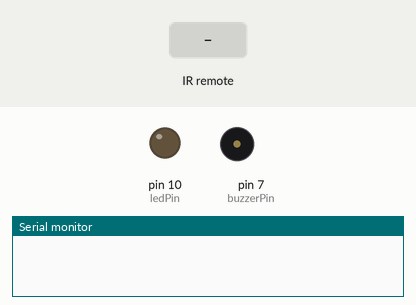
The sketch below on a simulated Arduino Uno, built with avr-gcc and run on an emulated ATmega328P. Parts: output pins drawn as LEDs (lit = HIGH), buzzer (waves = sounding), the last lines printed to the serial monitor. The inputs (shaded band) are chosen by the test bench.

Above: at 1.2 s.
1.3 s: infrared code 0xF30CFF00 received
At 1.99 s:
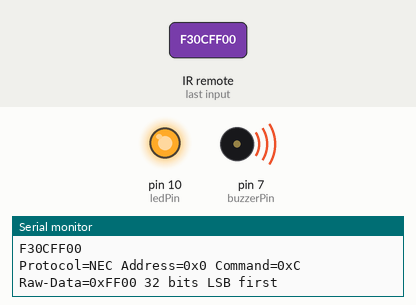
4.3 s: infrared code 0xE718FF00 received
7.3 s: infrared code 0xA15EFF00 received
Timing chart, 0 to 16.3 s (numbered marks = the images above; inputs shaded):
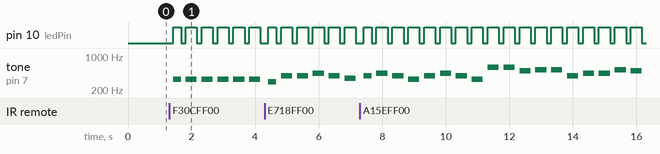

Measured:
- after the input at 1.3 s, pin 10 (ledPin): LOW → HIGH after 0.12 s, then repeats every 0.50 s: LOW 0.15 s, HIGH 0.35 s; tone on pin 7 (buzzerPin): silent → 330 Hz after 0.12 s, then repeats every 0.50 s: silent 0.15 s, 330 Hz 0.35 s

The sketch:

12_31_25_SPRINT_6_PROJECT_RED_NOSE_ARDUINO.ino
```cpp
#define IR_USE_AVR_TIMER1

#include <IRremote.h>


#define NOTE_B0  31
#define NOTE_C1  33
#define NOTE_CS1 35
#define NOTE_D1  37
#define NOTE_DS1 39
#define NOTE_E1  41
#define NOTE_F1  44
#define NOTE_FS1 46
#define NOTE_G1  49
#define NOTE_GS1 52
#define NOTE_A1  55
#define NOTE_AS1 58
#define NOTE_B1  62
#define NOTE_C2  65
#define NOTE_CS2 69
#define NOTE_D2  73
#define NOTE_DS2 78
#define NOTE_E2  82
#define NOTE_F2  87
#define NOTE_FS2 93
#define NOTE_G2  98
#define NOTE_GS2 104
#define NOTE_A2  110
#define NOTE_AS2 117
#define NOTE_B2  123
#define NOTE_C3  131
#define NOTE_CS3 139
#define NOTE_D3  147
#define NOTE_DS3 156
#define NOTE_E3  165
#define NOTE_F3  175
#define NOTE_FS3 185
#define NOTE_G3  196
#define NOTE_GS3 208
#define NOTE_A3  220
#define NOTE_AS3 233
#define NOTE_B3  247
#define NOTE_C4  262
#define NOTE_CS4 277
#define NOTE_D4  294
#define NOTE_DS4 311
#define NOTE_E4  330
#define NOTE_F4  349
#define NOTE_FS4 370
#define NOTE_G4  392
#define NOTE_GS4 415
#define NOTE_A4  440
#define NOTE_AS4 466
#define NOTE_B4  494
#define NOTE_C5  523
#define NOTE_CS5 554
#define NOTE_D5  587
#define NOTE_DS5 622
#define NOTE_E5  659
#define NOTE_F5  698
#define NOTE_FS5 740
#define NOTE_G5  784
#define NOTE_GS5 831
#define NOTE_A5  880
#define NOTE_AS5 932
#define NOTE_B5  988
#define NOTE_C6  1047
#define NOTE_CS6 1109
#define NOTE_D6  1175
#define NOTE_DS6 1245
#define NOTE_E6  1319
#define NOTE_F6  1397
#define NOTE_FS6 1480
#define NOTE_G6  1568
#define NOTE_GS6 1661
#define NOTE_A6  1760
#define NOTE_AS6 1865
#define NOTE_B6  1976
#define NOTE_C7  2093
#define NOTE_CS7 2217
#define NOTE_D7  2349
#define NOTE_DS7 2489
#define NOTE_E7  2637
#define NOTE_F7  2794
#define NOTE_FS7 2960
#define NOTE_G7  3136
#define NOTE_GS7 3322
#define NOTE_A7  3520
#define NOTE_AS7 3729
#define NOTE_B7  3951
#define NOTE_C8  4186
#define NOTE_CS8 4435
#define NOTE_D8  4699
#define NOTE_DS8 4978
#define REST 0


/*
IR SENSOR

*/

const int irReceiverPin = 2;
const int ledPin = 10;
const int buzzerPin = 7;

int ledState = LOW;


unsigned long lastTime = 0;

int interval = 500;
int sound_interval = 350;
int note_index = 0;

int currentSong = 0;


int melody1[] = {
  NOTE_E4, NOTE_E4, NOTE_E4, NOTE_E4, NOTE_E4, NOTE_E4, NOTE_E4, NOTE_G4,
  NOTE_C4, NOTE_D4, NOTE_E4, NOTE_F4, NOTE_F4, NOTE_F4, NOTE_F4, NOTE_F4,
  NOTE_E4, NOTE_E4, NOTE_E4, NOTE_E4, NOTE_E4, NOTE_D4, NOTE_D4, NOTE_E4,
  NOTE_D4, NOTE_G4};

int melody2[] = {
  NOTE_D4, NOTE_G4, NOTE_G4, NOTE_A4, NOTE_G4, NOTE_F4, NOTE_E4, NOTE_E4,
  NOTE_E4, NOTE_A4, NOTE_A4, NOTE_B4, NOTE_A4, NOTE_G4, NOTE_F4, NOTE_D4,
  NOTE_D4, NOTE_B4, NOTE_B4, NOTE_C5, NOTE_B4, NOTE_A4, NOTE_G4, NOTE_E4,
  NOTE_D4, NOTE_E4, NOTE_A4, NOTE_G4, NOTE_G4, NOTE_D5};

int melody3[] = {
  NOTE_G4, NOTE_A4, NOTE_G4, NOTE_E4, NOTE_G4, NOTE_A4, NOTE_G4, NOTE_E4,
  NOTE_D5, NOTE_D5, NOTE_B4, NOTE_C5, NOTE_C5, NOTE_G4, NOTE_A4, NOTE_A4,
  NOTE_C5, NOTE_B4, NOTE_A4, NOTE_G4, NOTE_A4, NOTE_G4, NOTE_E4, NOTE_D5,
  NOTE_D5, NOTE_F5, NOTE_D5, NOTE_B4, NOTE_C5, NOTE_E5, NOTE_C5, NOTE_G4,
  NOTE_E4, NOTE_G4, NOTE_F4, NOTE_D4, NOTE_C4};


int size1 = sizeof(melody1) / sizeof(melody1[0]);
int size2 = sizeof(melody2) / sizeof(melody2[0]);
int size3 = sizeof(melody3) / sizeof(melody3[0]);

void setup() {
  Serial.begin(9600);
  IrReceiver.begin(irReceiverPin, ENABLE_LED_FEEDBACK);

  pinMode(ledPin, OUTPUT);
  pinMode(buzzerPin, OUTPUT);
}

void loop(){
  if (IrReceiver.decode()) {
    unsigned long val = IrReceiver.decodedIRData.decodedRawData;
    Serial.println(IrReceiver.decodedIRData.decodedRawData, HEX);
    IrReceiver.printIRResultShort(&Serial);

    if (val != 0) {
    switch(IrReceiver.decodedIRData.decodedRawData) {
      case 0xF30CFF00:
        if (currentSong == 1) {
        currentSong = 0;
        }
        else {
          startSong(1);
        }
       //delay(50);
       break;

      case 0xE718FF00:
        if (currentSong == 2) {
        currentSong = 0;
        }
        else {
          startSong(2);
        }
        //delay(50);
        break;

      case 0xA15EFF00:
        if (currentSong == 3) {
        currentSong = 0;
        }
        else {
          startSong(3);
        }
        //delay(50);
        break;

      default:
        currentSong = 0;
        break;
    }
    }

    IrReceiver.resume();
    delay(100);
  }

  switch (currentSong) {
    case 1:
      songPlayer(melody1, size1);
      break;
    case 2:
      songPlayer(melody2, size2);
      break;
    case 3:
      songPlayer(melody3, size3);
      break;
    default:
      ledState = LOW;
      digitalWrite(ledPin, ledState);
      noTone(buzzerPin);
      break;
    }
}


void startSong(int songNumber) {
  currentSong = songNumber;
  note_index = 0;
  lastTime = millis();

}

void songPlayer(int melody[], int size) {
  unsigned long time = millis();
    if (time - lastTime >= interval) {
      lastTime = time;
      note_index++;
      if (note_index >= size) {
        note_index = 0;

      }

    }

    if (time - lastTime <= sound_interval) {

      ledState = HIGH;
      digitalWrite(ledPin, ledState);
      tone(buzzerPin, melody[note_index]);

    }

    else {
      ledState = LOW;
      digitalWrite(ledPin, ledState);
      noTone(buzzerPin);

    }
}
```
